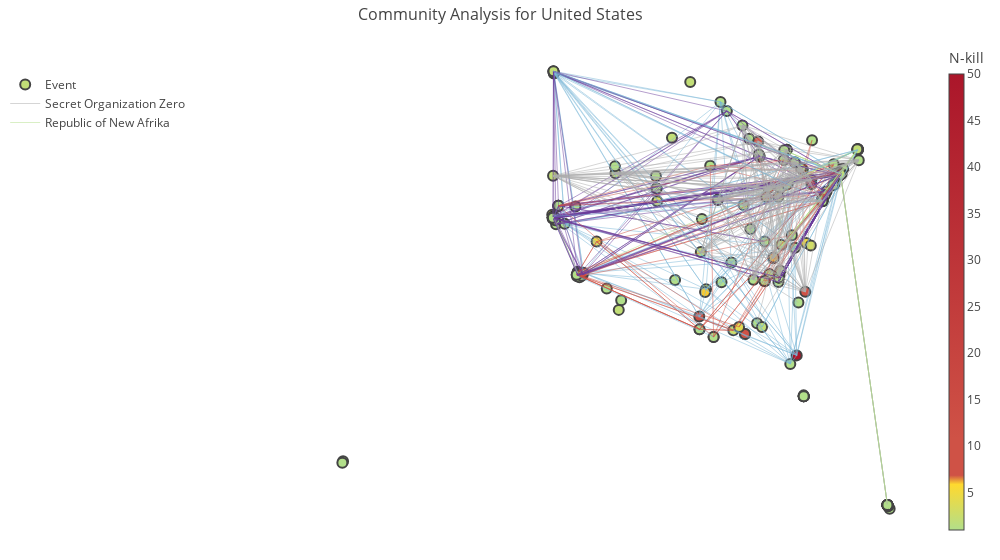

The notebook cell saved with this chart:
### Code cell
from usa_analysis_backend import *
iplot(network_figure, validate=0)

### Figure 1 — Plotly figure (JSON) as saved in the notebook; plotly's stock layout.template omitted (floating-point values rounded to 4 significant figures; data arrays with more than 128 entries replaced by an {"elided": "..."} marker saying what was removed)
{"data": [{"hoverinfo": "text", "marker": {"color": {"elided": "218 int values"}, "colorbar": {"thickness": 15, "title": "N-kill", "xanchor": "left"}, "colorscale": [[0, "#b2df8a"], [0.1, "#FFD92F"], [0.12, "#cf5246"], [0.2, "#cf5246"], [1, "#ab162a"]], "line": {"width": 2}, "showscale": true, "size": 10}, "mode": "markers", "name": "Event", "text": {"elided": "218 str values"}, "type": "scatter", "x": {"elided": "218 float values"}, "y": {"elided": "218 float values"}}, {"hoverinfo": "text", "line": {"color": "#ababab", "width": 0.5}, "mode": "lines", "name": "Secret Organization Zero", "text": ["Secret Organization Zero"], "type": "scatter", "x": [-80.2, -80.2, null], "y": [25.76, 25.76, null]}, {"hoverinfo": "text", "line": {"color": "#7bb6d6", "width": 0.5}, "mode": "lines", "name": "Worldwide Organization of Native Taiwanese", "text": [], "type": "scatter", "x": [], "y": []}, {"hoverinfo": "text", "line": {"color": "#6a3d9a", "width": 0.5}, "mode": "lines", "name": "May 15 Organization for the Liberation of Palestine", "text": [], "type": "scatter", "x": [], "y": []}, {"hoverinfo": "text", "line": {"color": "#b2df8a", "width": 0.5}, "mode": "lines", "name": "Republic of New Afrika", "text": ["Republic of New Afrika"], "type": "scatter", "x": [-90.1, -90.07, null], "y": [29.96, 29.95, null]}, {"hoverinfo": "text", "line": {"color": "#cf5246", "width": 0.5}, "mode": "lines", "name": "Iranians", "text": [], "type": "scatter", "x": [], "y": []}, {"hoverinfo": "text", "line": {"color": "#ababab", "width": 0.5}, "mode": "lines", "name": "Omega-7", "text": ["Omega-7", "Omega-7", "Omega-7", "Omega-7", "Omega-7", "Omega-7"], "type": "scatter", "x": [-66.11, -66.11, null, -66.11, -74.02, null, -66.11, -74.01, null, -66.11, -74.02, null, -66.11, -74.01, null, -74.02, -74.01, null], "y": [18.47, 18.47, null, 18.47, 40.78, null, 18.47, 40.71, null, 18.47, 40.78, null, 18.47, 40.71, null, 40.78, 40.71, null]}, {"hoverinfo": "text", "line": {"color": "#7bb6d6", "width": 0.5}, "mode": "lines", "name": "Jihadi-inspired extremists", "text": ["Jihadi-inspired extremists", "Jihadi-inspired extremists", "Jihadi-inspired extremists", "Jihadi-inspired extremists", "Jihadi-inspired extremists", "Jihadi-inspired extremists", "Jihadi-inspired extremists", "Jihadi-inspired extremists", "Jihadi-inspired extremists", "Jihadi-inspired extremists", "Jihadi-inspired extremists", "Jihadi-inspired extremists", "Jihadi-inspired extremists", "Jihadi-inspired extremists", "Jihadi-inspired extremists", "Jihadi-inspired extremists", "Jihadi-inspired extremists", "Jihadi-inspired extremists", "Jihadi-inspired extremists", "Jihadi-inspired extremists", "Jihadi-inspired extremists", "Jihadi-inspired extremists", "Jihadi-inspired extremists", "Jihadi-inspired extremists", "Jihadi-inspired extremists", "Jihadi-inspired extremists", "Jihadi-inspired extremists", "Jihadi-inspired extremists", "Jihadi-inspired extremists", "Jihadi-inspired extremists", "Jihadi-inspired extremists", "Jihadi-inspired extremists", "Jihadi-inspired extremists", "Jihadi-inspired extremists", "Jihadi-inspired extremists", "Jihadi-inspired extremists", "Jihadi-inspired extremists", "Jihadi-inspired extremists", "Jihadi-inspired extremists", "Jihadi-inspired extremists", "Jihadi-inspired extremists", "Jihadi-inspired extremists", "Jihadi-inspired extremists", "Jihadi-inspired extremists", "Jihadi-inspired extremists", "Jihadi-inspired extremists", "Jihadi-inspired extremists", "Jihadi-inspired extremists", "Jihadi-inspired extremists", "Jihadi-inspired extremists", "Jihadi-inspired extremists", "Jihadi-inspired extremists", "Jihadi-inspired extremists", "Jihadi-inspired extremists", "Jihadi-inspired extremists", "Jihadi-inspired extremists", "Jihadi-inspired extremists", "Jihadi-inspired extremists", "Jihadi-inspired extremists", "Jihadi-inspired extremists", "Jihadi-inspired extremists", "Jihadi-inspired extremists", "Jihadi-inspired extremists", "Jihadi-inspired extremists", "Jihadi-inspired extremists", "Jihadi-inspired extremists", "Jihadi-inspired extremists", "Jihadi-inspired extremists", "Jihadi-inspired extremists", "Jihadi-inspired extremists", "Jihadi-inspired extremists", "Jihadi-inspired extremists", "Jihadi-inspired extremists", "Jihadi-inspired extremists", "Jihadi-inspired extremists", "Jihadi-inspired extremists", "Jihadi-inspired extremists", "Jihadi-inspired extremists", "Jihadi-inspired extremists", "Jihadi-inspired extremists", "Jihadi-inspired extremists", "Jihadi-inspired extremists", "Jihadi-inspired extremists", "Jihadi-inspired extremists", "Jihadi-inspired extremists", "Jihadi-inspired extremists", "Jihadi-inspired extremists", "Jihadi-inspired extremists", "Jihadi-inspired extremists", "Jihadi-inspired extremists", "Jihadi-inspired extremists"], "type": "scatter", "x": {"elided": "273 float values"}, "y": {"elided": "273 float values"}}, {"hoverinfo": "text", "line": {"color": "#6a3d9a", "width": 0.5}, "mode": "lines", "name": "Black Afro Militant Movement", "text": [], "type": "scatter", "x": [], "y": []}, {"hoverinfo": "text", "line": {"color": "#b2df8a", "width": 0.5}, "mode": "lines", "name": "Fuerzas Armadas de Liberacion Nacional (FALN)", "text": ["Fuerzas Armadas de Liberacion Nacional (FALN)", "Fuerzas Armadas de Liberacion Nacional (FALN)", "Fuerzas Armadas de Liberacion Nacional (FALN)"], "type": "scatter", "x": [-74.01, -74.01, null, -74.01, -66.11, null, -74.01, -66.11, null], "y": [40.71, 40.71, null, 40.71, 18.47, null, 40.71, 18.47, null]}, {"hoverinfo": "text", "line": {"color": "#cf5246", "width": 0.5}, "mode": "lines", "name": "Croatian Nationalists", "text": ["Croatian Nationalists"], "type": "scatter", "x": [-74.01, -74.01, null], "y": [40.71, 40.71, null]}, {"hoverinfo": "text", "line": {"color": "#ababab", "width": 0.5}, "mode": "lines", "name": "Hawaiian extremists", "text": [], "type": "scatter", "x": [], "y": []}, {"hoverinfo": "text", "line": {"color": "#7bb6d6", "width": 0.5}, "mode": "lines", "name": "Neo-Nazi extremists", "text": ["Neo-Nazi extremists"], "type": "scatter", "x": [-118.0, -101.9, null], "y": [34.07, 33.58, null]}, {"hoverinfo": "text", "line": {"color": "#6a3d9a", "width": 0.5}, "mode": "lines", "name": "Palestinians", "text": [], "type": "scatter", "x": [], "y": []}, {"hoverinfo": "text", "line": {"color": "#b2df8a", "width": 0.5}, "mode": "lines", "name": "Popular Front for the Liberation of Palestine (PFLP)", "text": [], "type": "scatter", "x": [], "y": []}, {"hoverinfo": "text", "line": {"color": "#cf5246", "width": 0.5}, "mode": "lines", "name": "Anti-Government extremists", "text": ["Anti-Government extremists", "Anti-Government extremists", "Anti-Government extremists", "Anti-Government extremists", "Anti-Government extremists", "Anti-Government extremists", "Anti-Government extremists", "Anti-Government extremists", "Anti-Government extremists", "Anti-Government extremists", "Anti-Government extremists", "Anti-Government extremists", "Anti-Government extremists", "Anti-Government extremists", "Anti-Government extremists", "Anti-Government extremists", "Anti-Government extremists", "Anti-Government extremists", "Anti-Government extremists", "Anti-Government extremists", "Anti-Government extremists", "Anti-Government extremists", "Anti-Government extremists", "Anti-Government extremists", "Anti-Government extremists", "Anti-Government extremists", "Anti-Government extremists", "Anti-Government extremists"], "type": "scatter", "x": [-118.4, -97.74, null, -118.4, -77.06, null, -118.4, -118.4, null, -118.4, -115.1, null, -118.4, -75.15, null, -118.4, -97.73, null, -118.4, -92.05, null, -97.74, -77.06, null, -97.74, -118.4, null, -97.74, -115.1, null, -97.74, -75.15, null, -97.74, -97.73, null, -97.74, -92.05, null, -77.06, -118.4, null, -77.06, -115.1, null, -77.06, -75.15, null, -77.06, -97.73, null, -77.06, -92.05, null, -118.4, -115.1, null, -118.4, -75.15, null, -118.4, -97.73, null, -118.4, -92.05, null, -115.1, -75.15, null, -115.1, -97.73, null, -115.1, -92.05, null, -75.15, -97.73, null, -75.15, -92.05, null, -97.73, -92.05, null], "y": [33.94, 30.27, null, 33.94, 38.87, null, 33.94, 33.94, null, 33.94, 36.16, null, 33.94, 41.37, null, 33.94, 30.27, null, 33.94, 30.2, null, 30.27, 38.87, null, 30.27, 33.94, null, 30.27, 36.16, null, 30.27, 41.37, null, 30.27, 30.27, null, 30.27, 30.2, null, 38.87, 33.94, null, 38.87, 36.16, null, 38.87, 41.37, null, 38.87, 30.27, null, 38.87, 30.2, null, 33.94, 36.16, null, 33.94, 41.37, null, 33.94, 30.27, null, 33.94, 30.2, null, 36.16, 41.37, null, 36.16, 30.27, null, 36.16, 30.2, null, 41.37, 30.27, null, 41.37, 30.2, null, 30.27, 30.2, null]}, {"hoverinfo": "text", "line": {"color": "#ababab", "width": 0.5}, "mode": "lines", "name": "Covenant, Sword and the Arm of the Lord (CSA)", "text": [], "type": "scatter", "x": [], "y": []}, {"hoverinfo": "text", "line": {"color": "#7bb6d6", "width": 0.5}, "mode": "lines", "name": "Posse Comitatus", "text": [], "type": "scatter", "x": [], "y": []}, {"hoverinfo": "text", "line": {"color": "#6a3d9a", "width": 0.5}, "mode": "lines", "name": "Anti-Technology extremists", "text": ["Anti-Technology extremists", "Anti-Technology extremists", "Anti-Technology extremists", "Anti-Technology extremists", "Anti-Technology extremists", "Anti-Technology extremists"], "type": "scatter", "x": [-86.78, -121.5, null, -86.78, -74.28, null, -86.78, -121.5, null, -121.5, -74.28, null, -121.5, -121.5, null, -74.28, -121.5, null], "y": [36.17, 38.58, null, 36.17, 40.84, null, 36.17, 38.58, null, 38.58, 40.84, null, 38.58, 38.58, null, 40.84, 38.58, null]}, {"hoverinfo": "text", "line": {"color": "#b2df8a", "width": 0.5}, "mode": "lines", "name": "Justice Commandos for the Armenian Genocide", "text": ["Justice Commandos for the Armenian Genocide"], "type": "scatter", "x": [-118.2, -71.1, null], "y": [34.05, 42.39, null]}, {"hoverinfo": "text", "line": {"color": "#cf5246", "width": 0.5}, "mode": "lines", "name": "Anti-Police extremists", "text": ["Anti-Police extremists", "Anti-Police extremists", "Anti-Police extremists", "Anti-Police extremists", "Anti-Police extremists", "Anti-Police extremists", "Anti-Police extremists", "Anti-Police extremists", "Anti-Police extremists", "Anti-Police extremists"], "type": "scatter", "x": [-117.6, -73.94, null, -117.6, -82.19, null, -117.6, -91.08, null, -117.6, -75.22, null, -73.94, -82.19, null, -73.94, -91.08, null, -73.94, -75.22, null, -82.19, -91.08, null, -82.19, -75.22, null, -91.08, -75.22, null], "y": [33.88, 40.68, null, 33.88, 36.59, null, 33.88, 30.43, null, 33.88, 39.96, null, 40.68, 36.59, null, 40.68, 30.43, null, 40.68, 39.96, null, 36.59, 30.43, null, 36.59, 39.96, null, 30.43, 39.96, null]}, {"hoverinfo": "text", "line": {"color": "#ababab", "width": 0.5}, "mode": "lines", "name": "Anti-Liberal extremists", "text": [], "type": "scatter", "x": [], "y": []}, {"hoverinfo": "text", "line": {"color": "#7bb6d6", "width": 0.5}, "mode": "lines", "name": "Hanafi Muslims", "text": [], "type": "scatter", "x": [], "y": []}, {"hoverinfo": "text", "line": {"color": "#6a3d9a", "width": 0.5}, "mode": "lines", "name": "Anti-Communist Viets Organization", "text": [], "type": "scatter", "x": [], "y": []}, {"hoverinfo": "text", "line": {"color": "#b2df8a", "width": 0.5}, "mode": "lines", "name": "Anti-White extremists", "text": [], "type": "scatter", "x": [], "y": []}, {"hoverinfo": "text", "line": {"color": "#cf5246", "width": 0.5}, "mode": "lines", "name": "Weather Underground, Weathermen", "text": [], "type": "scatter", "x": [], "y": []}, {"hoverinfo": "text", "line": {"color": "#ababab", "width": 0.5}, "mode": "lines", "name": "Americans for a Competent Federal Judicial System", "text": ["Americans for a Competent Federal Judicial System"], "type": "scatter", "x": [-86.76, -81.09, null], "y": [33.5, 32.08, null]}, {"hoverinfo": "text", "line": {"color": "#7bb6d6", "width": 0.5}, "mode": "lines", "name": "Symbionese Liberation Army (SLA)", "text": ["Symbionese Liberation Army (SLA)"], "type": "scatter", "x": [-122.3, -121.5, null], "y": [37.81, 38.58, null]}, {"hoverinfo": "text", "line": {"color": "#6a3d9a", "width": 0.5}, "mode": "lines", "name": "Black Liberation Army", "text": ["Black Liberation Army", "Black Liberation Army", "Black Liberation Army", "Black Liberation Army", "Black Liberation Army", "Black Liberation Army", "Black Liberation Army", "Black Liberation Army", "Black Liberation Army", "Black Liberation Army", "Black Liberation Army", "Black Liberation Army", "Black Liberation Army", "Black Liberation Army", "Black Liberation Army", "Black Liberation Army", "Black Liberation Army", "Black Liberation Army", "Black Liberation Army", "Black Liberation Army", "Black Liberation Army", "Black Liberation Army", "Black Liberation Army", "Black Liberation Army", "Black Liberation Army", "Black Liberation Army", "Black Liberation Army", "Black Liberation Army", "Black Liberation Army", "Black Liberation Army", "Black Liberation Army", "Black Liberation Army", "Black Liberation Army", "Black Liberation Army", "Black Liberation Army", "Black Liberation Army", "Black Liberation Army", "Black Liberation Army", "Black Liberation Army", "Black Liberation Army", "Black Liberation Army", "Black Liberation Army", "Black Liberation Army", "Black Liberation Army", "Black Liberation Army", "Black Liberation Army", "Black Liberation Army", "Black Liberation Army", "Black Liberation Army", "Black Liberation Army", "Black Liberation Army", "Black Liberation Army", "Black Liberation Army", "Black Liberation Army", "Black Liberation Army", "Black Liberation Army", "Black Liberation Army", "Black Liberation Army", "Black Liberation Army", "Black Liberation Army", "Black Liberation Army", "Black Liberation Army", "Black Liberation Army", "Black Liberation Army", "Black Liberation Army", "Black Liberation Army", "Black Liberation Army", "Black Liberation Army", "Black Liberation Army", "Black Liberation Army", "Black Liberation Army", "Black Liberation Army", "Black Liberation Army", "Black Liberation Army", "Black Liberation Army", "Black Liberation Army", "Black Liberation Army", "Black Liberation Army", "Black Liberation Army", "Black Liberation Army", "Black Liberation Army", "Black Liberation Army", "Black Liberation Army", "Black Liberation Army", "Black Liberation Army", "Black Liberation Army", "Black Liberation Army", "Black Liberation Army", "Black Liberation Army", "Black Liberation Army", "Black Liberation Army"], "type": "scatter", "x": {"elided": "273 float values"}, "y": {"elided": "273 float values"}}, {"hoverinfo": "text", "line": {"color": "#b2df8a", "width": 0.5}, "mode": "lines", "name": "Organization of Volunteers for the Puerto Rican Revolution", "text": [], "type": "scatter", "x": [], "y": []}, {"hoverinfo": "text", "line": {"color": "#cf5246", "width": 0.5}, "mode": "lines", "name": "World Church of the Creator", "text": ["World Church of the Creator"], "type": "scatter", "x": [-87.76, -86.51, null], "y": [42.03, 39.16, null]}, {"hoverinfo": "text", "line": {"color": "#ababab", "width": 0.5}, "mode": "lines", "name": "Puerto Rican Armed Resistance", "text": [], "type": "scatter", "x": [], "y": []}, {"hoverinfo": "text", "line": {"color": "#7bb6d6", "width": 0.5}, "mode": "lines", "name": "Vietnamese Organization to Exterminate Communists and Restore the Nation", "text": ["Vietnamese Organization to Exterminate Communists and Restore the Nation", "Vietnamese Organization to Exterminate Communists and Restore the Nation", "Vietnamese Organization to Exterminate Communists and Restore the Nation"], "type": "scatter", "x": [-95.37, -122.4, null, -95.37, -117.9, null, -122.4, -117.9, null], "y": [29.76, 37.78, null, 29.76, 33.78, null, 37.78, 33.78, null]}, {"hoverinfo": "text", "line": {"color": "#6a3d9a", "width": 0.5}, "mode": "lines", "name": "Tribal Thumb", "text": [], "type": "scatter", "x": [], "y": []}, {"hoverinfo": "text", "line": {"color": "#b2df8a", "width": 0.5}, "mode": "lines", "name": "Medellin Drug Cartel", "text": [], "type": "scatter", "x": [], "y": []}, {"hoverinfo": "text", "line": {"color": "#cf5246", "width": 0.5}, "mode": "lines", "name": "Army of God", "text": ["Army of God", "Army of God", "Army of God"], "type": "scatter", "x": [-84.39, -86.81, null, -84.39, -78.8, null, -86.81, -78.8, null], "y": [33.75, 33.52, null, 33.75, 42.98, null, 33.52, 42.98, null]}, {"hoverinfo": "text", "line": {"color": "#ababab", "width": 0.5}, "mode": "lines", "name": "Croatian Freedom Fighters", "text": [], "type": "scatter", "x": [], "y": []}, {"hoverinfo": "text", "line": {"color": "#7bb6d6", "width": 0.5}, "mode": "lines", "name": "George Jackson Brigade", "text": [], "type": "scatter", "x": [], "y": []}, {"hoverinfo": "text", "line": {"color": "#6a3d9a", "width": 0.5}, "mode": "lines", "name": "Black Nationalists", "text": ["Black Nationalists", "Black Nationalists", "Black Nationalists", "Black Nationalists", "Black Nationalists", "Black Nationalists", "Black Nationalists", "Black Nationalists", "Black Nationalists", "Black Nationalists", "Black Nationalists", "Black Nationalists", "Black Nationalists", "Black Nationalists", "Black Nationalists", "Black Nationalists", "Black Nationalists", "Black Nationalists", "Black Nationalists", "Black Nationalists", "Black Nationalists", "Black Nationalists", "Black Nationalists", "Black Nationalists", "Black Nationalists", "Black Nationalists", "Black Nationalists", "Black Nationalists", "Black Nationalists", "Black Nationalists", "Black Nationalists", "Black Nationalists", "Black Nationalists", "Black Nationalists", "Black Nationalists", "Black Nationalists", "Black Nationalists", "Black Nationalists", "Black Nationalists", "Black Nationalists", "Black Nationalists", "Black Nationalists", "Black Nationalists", "Black Nationalists", "Black Nationalists", "Black Nationalists", "Black Nationalists", "Black Nationalists", "Black Nationalists", "Black Nationalists", "Black Nationalists", "Black Nationalists", "Black Nationalists", "Black Nationalists", "Black Nationalists", "Black Nationalists", "Black Nationalists", "Black Nationalists", "Black Nationalists", "Black Nationalists", "Black Nationalists", "Black Nationalists", "Black Nationalists", "Black Nationalists", "Black Nationalists", "Black Nationalists", "Black Nationalists", "Black Nationalists", "Black Nationalists", "Black Nationalists", "Black Nationalists", "Black Nationalists", "Black Nationalists", "Black Nationalists", "Black Nationalists", "Black Nationalists", "Black Nationalists", "Black Nationalists"], "type": "scatter", "x": {"elided": "234 float values"}, "y": {"elided": "234 float values"}}, {"hoverinfo": "text", "line": {"color": "#b2df8a", "width": 0.5}, "mode": "lines", "name": "Zebra killers", "text": ["Zebra killers", "Zebra killers", "Zebra killers", "Zebra killers", "Zebra killers", "Zebra killers", "Zebra killers", "Zebra killers", "Zebra killers", "Zebra killers", "Zebra killers", "Zebra killers", "Zebra killers", "Zebra killers", "Zebra killers", "Zebra killers", "Zebra killers", "Zebra killers", "Zebra killers", "Zebra killers", "Zebra killers", "Zebra killers", "Zebra killers", "Zebra killers", "Zebra killers", "Zebra killers", "Zebra killers", "Zebra killers", "Zebra killers", "Zebra killers", "Zebra killers", "Zebra killers", "Zebra killers", "Zebra killers", "Zebra killers", "Zebra killers", "Zebra killers", "Zebra killers", "Zebra killers", "Zebra killers", "Zebra killers", "Zebra killers", "Zebra killers", "Zebra killers", "Zebra killers", "Zebra killers", "Zebra killers", "Zebra killers", "Zebra killers", "Zebra killers", "Zebra killers", "Zebra killers", "Zebra killers", "Zebra killers", "Zebra killers", "Zebra killers", "Zebra killers", "Zebra killers", "Zebra killers", "Zebra killers", "Zebra killers", "Zebra killers", "Zebra killers", "Zebra killers", "Zebra killers", "Zebra killers", "Zebra killers", "Zebra killers", "Zebra killers", "Zebra killers", "Zebra killers", "Zebra killers", "Zebra killers", "Zebra killers", "Zebra killers", "Zebra killers", "Zebra killers", "Zebra killers", "Zebra killers", "Zebra killers", "Zebra killers", "Zebra killers", "Zebra killers", "Zebra killers", "Zebra killers", "Zebra killers", "Zebra killers", "Zebra killers", "Zebra killers", "Zebra killers", "Zebra killers", "Zebra killers", "Zebra killers", "Zebra killers", "Zebra killers", "Zebra killers", "Zebra killers", "Zebra killers", "Zebra killers", "Zebra killers", "Zebra killers", "Zebra killers", "Zebra killers", "Zebra killers", "Zebra killers"], "type": "scatter", "x": {"elided": "315 float values"}, "y": {"elided": "315 float values"}}, {"hoverinfo": "text", "line": {"color": "#cf5246", "width": 0.5}, "mode": "lines", "name": "Movement for Cuban Justice (Pragmatistas)", "text": [], "type": "scatter", "x": [], "y": []}, {"hoverinfo": "text", "line": {"color": "#ababab", "width": 0.5}, "mode": "lines", "name": "Anti-Nuclear extremists", "text": [], "type": "scatter", "x": [], "y": []}, {"hoverinfo": "text", "line": {"color": "#7bb6d6", "width": 0.5}, "mode": "lines", "name": "American Indian Movement", "text": [], "type": "scatter", "x": [], "y": []}, {"hoverinfo": "text", "line": {"color": "#6a3d9a", "width": 0.5}, "mode": "lines", "name": "Black Muslims", "text": ["Black Muslims", "Black Muslims", "Black Muslims", "Black Muslims", "Black Muslims", "Black Muslims", "Black Muslims", "Black Muslims", "Black Muslims", "Black Muslims", "Black Muslims", "Black Muslims", "Black Muslims", "Black Muslims", "Black Muslims"], "type": "scatter", "x": [-77.04, -74.38, null, -77.04, -74.2, null, -77.04, -74.01, null, -77.04, -75.02, null, -77.04, -77.1, null, -74.38, -74.2, null, -74.38, -74.01, null, -74.38, -75.02, null, -74.38, -77.1, null, -74.2, -74.01, null, -74.2, -75.02, null, -74.2, -77.1, null, -74.01, -75.02, null, -74.01, -77.1, null, -75.02, -77.1, null], "y": [38.98, 40.53, null, 38.98, 40.7, null, 38.98, 40.71, null, 38.98, 40.04, null, 38.98, 38.99, null, 40.53, 40.7, null, 40.53, 40.71, null, 40.53, 40.04, null, 40.53, 38.99, null, 40.7, 40.71, null, 40.7, 40.04, null, 40.7, 38.99, null, 40.71, 40.04, null, 40.71, 38.99, null, 40.04, 38.99, null]}, {"hoverinfo": "text", "line": {"color": "#b2df8a", "width": 0.5}, "mode": "lines", "name": "Muslim extremists", "text": ["Muslim extremists", "Muslim extremists", "Muslim extremists", "Muslim extremists", "Muslim extremists", "Muslim extremists", "Muslim extremists", "Muslim extremists", "Muslim extremists", "Muslim extremists", "Muslim extremists", "Muslim extremists", "Muslim extremists", "Muslim extremists", "Muslim extremists", "Muslim extremists", "Muslim extremists", "Muslim extremists", "Muslim extremists", "Muslim extremists", "Muslim extremists"], "type": "scatter", "x": [-74.01, -71.08, null, -74.01, -71.08, null, -74.01, -71.09, null, -74.01, -71.18, null, -74.01, -85.25, null, -74.01, -82.86, null, -71.08, -71.08, null, -71.08, -71.09, null, -71.08, -71.18, null, -71.08, -85.25, null, -71.08, -82.86, null, -71.08, -71.09, null, -71.08, -71.18, null, -71.08, -85.25, null, -71.08, -82.86, null, -71.09, -71.18, null, -71.09, -85.25, null, -71.09, -82.86, null, -71.18, -85.25, null, -71.18, -82.86, null, -85.25, -82.86, null], "y": [40.71, 42.35, null, 40.71, 42.35, null, 40.71, 42.36, null, 40.71, 42.37, null, 40.71, 35.1, null, 40.71, 40.06, null, 42.35, 42.35, null, 42.35, 42.36, null, 42.35, 42.37, null, 42.35, 35.1, null, 42.35, 40.06, null, 42.35, 42.36, null, 42.35, 42.37, null, 42.35, 35.1, null, 42.35, 40.06, null, 42.36, 42.37, null, 42.36, 35.1, null, 42.36, 40.06, null, 42.37, 35.1, null, 42.37, 40.06, null, 35.1, 40.06, null]}, {"hoverinfo": "text", "line": {"color": "#cf5246", "width": 0.5}, "mode": "lines", "name": "Black Panthers", "text": ["Black Panthers", "Black Panthers", "Black Panthers", "Black Panthers", "Black Panthers", "Black Panthers", "Black Panthers", "Black Panthers", "Black Panthers", "Black Panthers", "Black Panthers", "Black Panthers", "Black Panthers", "Black Panthers", "Black Panthers"], "type": "scatter", "x": [-76.61, -121.5, null, -76.61, -95.94, null, -76.61, -83.54, null, -76.61, -74.01, null, -76.61, -95.37, null, -121.5, -95.94, null, -121.5, -83.54, null, -121.5, -74.01, null, -121.5, -95.37, null, -95.94, -83.54, null, -95.94, -74.01, null, -95.94, -95.37, null, -83.54, -74.01, null, -83.54, -95.37, null, -74.01, -95.37, null], "y": [39.29, 38.58, null, 39.29, 41.26, null, 39.29, 41.65, null, 39.29, 40.71, null, 39.29, 29.76, null, 38.58, 41.26, null, 38.58, 41.65, null, 38.58, 40.71, null, 38.58, 29.76, null, 41.26, 41.65, null, 41.26, 40.71, null, 41.26, 29.76, null, 41.65, 40.71, null, 41.65, 29.76, null, 40.71, 29.76, null]}, {"hoverinfo": "text", "line": {"color": "#ababab", "width": 0.5}, "mode": "lines", "name": "Jonathan Jackson Brigade", "text": [], "type": "scatter", "x": [], "y": []}, {"hoverinfo": "text", "line": {"color": "#7bb6d6", "width": 0.5}, "mode": "lines", "name": "Left-Wing Militants", "text": ["Left-Wing Militants", "Left-Wing Militants", "Left-Wing Militants"], "type": "scatter", "x": [-122.3, -118.6, null, -122.3, -77.11, null, -118.6, -77.11, null], "y": [37.87, 38.53, null, 37.87, 38.88, null, 38.53, 38.88, null]}, {"hoverinfo": "text", "line": {"color": "#6a3d9a", "width": 0.5}, "mode": "lines", "name": "Anti-Israeli extremists", "text": [], "type": "scatter", "x": [], "y": []}, {"hoverinfo": "text", "line": {"color": "#b2df8a", "width": 0.5}, "mode": "lines", "name": "Tontons Macoutes", "text": ["Tontons Macoutes"], "type": "scatter", "x": [-80.2, -80.2, null], "y": [25.76, 25.76, null]}, {"hoverinfo": "text", "line": {"color": "#cf5246", "width": 0.5}, "mode": "lines", "name": "Otpor", "text": ["Otpor"], "type": "scatter", "x": [-73.87, -118.2, null], "y": [41.04, 34.15, null]}, {"hoverinfo": "text", "line": {"color": "#ababab", "width": 0.5}, "mode": "lines", "name": "Gaddafi loyalists", "text": [], "type": "scatter", "x": [], "y": []}, {"hoverinfo": "text", "line": {"color": "#7bb6d6", "width": 0.5}, "mode": "lines", "name": "Sons of the Gestapo", "text": [], "type": "scatter", "x": [], "y": []}, {"hoverinfo": "text", "line": {"color": "#6a3d9a", "width": 0.5}, "mode": "lines", "name": "Jamaat-al-Fuqra", "text": [], "type": "scatter", "x": [], "y": []}, {"hoverinfo": "text", "line": {"color": "#b2df8a", "width": 0.5}, "mode": "lines", "name": "Jewish Defense League (JDL)", "text": ["Jewish Defense League (JDL)", "Jewish Defense League (JDL)", "Jewish Defense League (JDL)", "Jewish Defense League (JDL)", "Jewish Defense League (JDL)", "Jewish Defense League (JDL)"], "type": "scatter", "x": [-74.01, -74.01, null, -74.01, -74.01, null, -74.01, -83.48, null, -74.01, -74.01, null, -74.01, -83.48, null, -74.01, -83.48, null], "y": [40.71, 40.71, null, 40.71, 40.71, null, 40.71, 42.31, null, 40.71, 40.71, null, 40.71, 42.31, null, 40.71, 42.31, null]}, {"hoverinfo": "text", "line": {"color": "#cf5246", "width": 0.5}, "mode": "lines", "name": "Armed Commandos of Liberation", "text": ["Armed Commandos of Liberation"], "type": "scatter", "x": [-66.11, -66.11, null], "y": [18.47, 18.47, null]}, {"hoverinfo": "text", "line": {"color": "#ababab", "width": 0.5}, "mode": "lines", "name": "Armenians", "text": [], "type": "scatter", "x": [], "y": []}, {"hoverinfo": "text", "line": {"color": "#7bb6d6", "width": 0.5}, "mode": "lines", "name": "Anti-Abortion extremists", "text": ["Anti-Abortion extremists", "Anti-Abortion extremists", "Anti-Abortion extremists", "Anti-Abortion extremists", "Anti-Abortion extremists", "Anti-Abortion extremists", "Anti-Abortion extremists", "Anti-Abortion extremists", "Anti-Abortion extremists", "Anti-Abortion extremists"], "type": "scatter", "x": [-87.22, -71.12, null, -87.22, -71.12, null, -87.22, -97.34, null, -87.22, -104.8, null, -71.12, -71.12, null, -71.12, -97.34, null, -71.12, -104.8, null, -71.12, -97.34, null, -71.12, -104.8, null, -97.34, -104.8, null], "y": [30.42, 42.33, null, 30.42, 42.33, null, 30.42, 37.69, null, 30.42, 38.88, null, 42.33, 42.33, null, 42.33, 37.69, null, 42.33, 38.88, null, 42.33, 37.69, null, 42.33, 38.88, null, 37.69, 38.88, null]}, {"hoverinfo": "text", "line": {"color": "#6a3d9a", "width": 0.5}, "mode": "lines", "name": "Qaddaffis", "text": [], "type": "scatter", "x": [], "y": []}, {"hoverinfo": "text", "line": {"color": "#b2df8a", "width": 0.5}, "mode": "lines", "name": "Chicano Liberation Front", "text": ["Chicano Liberation Front"], "type": "scatter", "x": [-118.2, -122.0, null], "y": [34.05, 37.59, null]}, {"hoverinfo": "text", "line": {"color": "#cf5246", "width": 0.5}, "mode": "lines", "name": "Al-Qaida", "text": [], "type": "scatter", "x": [], "y": []}, {"hoverinfo": "text", "line": {"color": "#ababab", "width": 0.5}, "mode": "lines", "name": "White extremists", "text": {"elided": "276 str values"}, "type": "scatter", "x": {"elided": "828 float values"}, "y": {"elided": "828 float values"}}, {"hoverinfo": "text", "line": {"color": "#7bb6d6", "width": 0.5}, "mode": "lines", "name": "The Order (Silent Brotherhood)", "text": [], "type": "scatter", "x": [], "y": []}, {"hoverinfo": "text", "line": {"color": "#6a3d9a", "width": 0.5}, "mode": "lines", "name": "Sovereign Citizen", "text": [], "type": "scatter", "x": [], "y": []}, {"hoverinfo": "text", "line": {"color": "#b2df8a", "width": 0.5}, "mode": "lines", "name": "Macheteros", "text": ["Macheteros", "Macheteros", "Macheteros", "Macheteros", "Macheteros", "Macheteros", "Macheteros", "Macheteros", "Macheteros", "Macheteros", "Macheteros", "Macheteros", "Macheteros", "Macheteros", "Macheteros"], "type": "scatter", "x": [-65.74, -66.11, null, -65.74, -66.11, null, -65.74, -66.11, null, -65.74, -65.96, null, -65.74, -66.05, null, -66.11, -66.11, null, -66.11, -66.11, null, -66.11, -65.96, null, -66.11, -66.05, null, -66.11, -66.11, null, -66.11, -65.96, null, -66.11, -66.05, null, -66.11, -65.96, null, -66.11, -66.05, null, -65.96, -66.05, null], "y": [18.21, 18.47, null, 18.21, 18.47, null, 18.21, 18.47, null, 18.21, 18.38, null, 18.21, 18.4, null, 18.47, 18.47, null, 18.47, 18.47, null, 18.47, 18.38, null, 18.47, 18.4, null, 18.47, 18.47, null, 18.47, 18.38, null, 18.47, 18.4, null, 18.47, 18.38, null, 18.47, 18.4, null, 18.38, 18.4, null]}, {"hoverinfo": "text", "line": {"color": "#cf5246", "width": 0.5}, "mode": "lines", "name": "National Committee to Combat Fascism", "text": [], "type": "scatter", "x": [], "y": []}, {"hoverinfo": "text", "line": {"color": "#ababab", "width": 0.5}, "mode": "lines", "name": "Minutemen American Defense", "text": [], "type": "scatter", "x": [], "y": []}, {"hoverinfo": "text", "line": {"color": "#7bb6d6", "width": 0.5}, "mode": "lines", "name": "New Year's Gang", "text": [], "type": "scatter", "x": [], "y": []}, {"hoverinfo": "text", "line": {"color": "#6a3d9a", "width": 0.5}, "mode": "lines", "name": "May 19 Communist Order", "text": [], "type": "scatter", "x": [], "y": []}, {"hoverinfo": "text", "line": {"color": "#b2df8a", "width": 0.5}, "mode": "lines", "name": "Anti-Muslim extremists", "text": [], "type": "scatter", "x": [], "y": []}, {"hoverinfo": "text", "line": {"color": "#cf5246", "width": 0.5}, "mode": "lines", "name": "New World Liberation Front (NWLF)", "text": [], "type": "scatter", "x": [], "y": []}, {"hoverinfo": "text", "line": {"color": "#ababab", "width": 0.5}, "mode": "lines", "name": "Ku Klux Klan", "text": ["Ku Klux Klan", "Ku Klux Klan", "Ku Klux Klan"], "type": "scatter", "x": [-85.98, -79.79, null, -85.98, -88.05, null, -79.79, -88.05, null], "y": [34.0, 36.07, null, 34.0, 30.69, null, 36.07, 30.69, null]}, {"hoverinfo": "text", "line": {"color": "#7bb6d6", "width": 0.5}, "mode": "lines", "name": "Anti-Semitic extremists", "text": ["Anti-Semitic extremists", "Anti-Semitic extremists", "Anti-Semitic extremists"], "type": "scatter", "x": [-74.01, -122.3, null, -74.01, -77.03, null, -122.3, -77.03, null], "y": [40.71, 47.6, null, 40.71, 38.89, null, 47.6, 38.89, null]}, {"hoverinfo": "text", "line": {"color": "#6a3d9a", "width": 0.5}, "mode": "lines", "name": "Black American Moslems", "text": [], "type": "scatter", "x": [], "y": []}, {"hoverinfo": "text", "line": {"color": "#b2df8a", "width": 0.5}, "mode": "lines", "name": "Revolutionary Commandos of the People (CRP)", "text": [], "type": "scatter", "x": [], "y": []}], "layout": {"hovermode": "closest", "legend": {"x": -0.1, "xanchor": "center", "y": 0.5, "yanchor": "top"}, "margin": {"b": 20, "l": 5, "r": 50, "t": 40}, "showlegend": 1, "title": "Community Analysis for United States", "titlefont": {"size": 16}, "width": 1000, "xaxis": {"showgrid": false, "showticklabels": false, "zeroline": false}, "yaxis": {"showgrid": false, "showticklabels": false, "zeroline": false}}}
